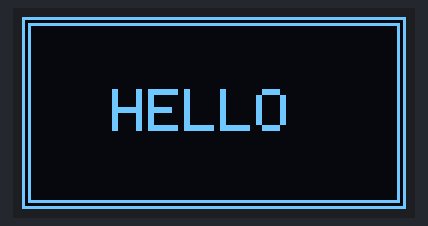
A sketch run on a simulated Arduino Uno, built with avr-gcc and run on an emulated ATmega328P. Shown: 128×64 one-colour display. Random numbers use the default seed unless the sketch sets one.

Above: at 0.1 s.
At 1.66 s:
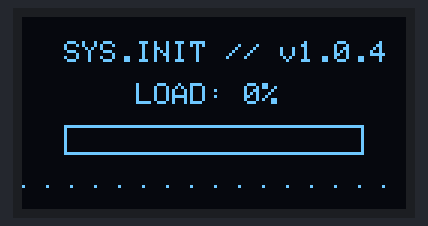
At 2.43 s:
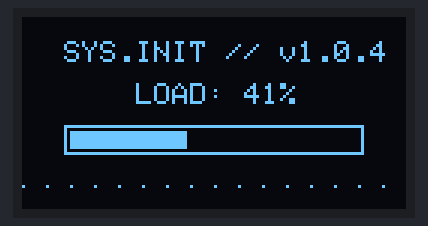
At 2.87 s:
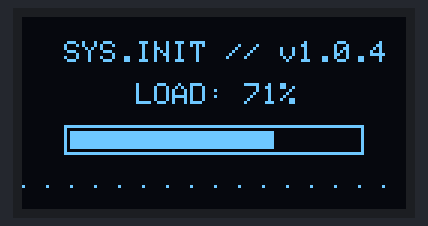
At 3.3 s:
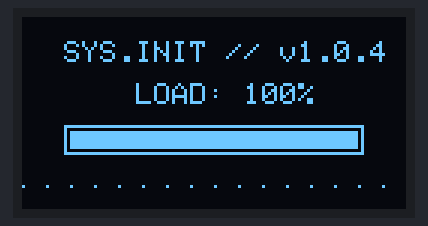

The sketch:

firmware.ino
```cpp
#include <Wire.h>
#include <Adafruit_GFX.h>
#include <Adafruit_SSD1306.h>

//TODO: USE LOPKA.APP FOR BETTER GUI AFTER BUILDING

#define SCREEN_WIDTH 128
#define SCREEN_HEIGHT 64

#define OLED_RESET    -1
#define SCREEN_ADDRESS 0x3C
Adafruit_SSD1306 display(SCREEN_WIDTH, SCREEN_HEIGHT, &Wire, OLED_RESET);

void setup() {
  Serial.begin(115200);

  if(!display.begin(SSD1306_SWITCHCAPVCC, SCREEN_ADDRESS)) {
    Serial.println(F("SSD1306 allocation failed"));
    for(;;);
  }

  display.clearDisplay();
  display.display();

  playIntro();

  playCyberLoading();

  showBadge();
}

void loop() {
}


// TODO: USE A BETETR ANIMATION LAZY TO ADD NOW
void playIntro() {
  display.clearDisplay();

  display.drawRect(0, 0, SCREEN_WIDTH, SCREEN_HEIGHT, SSD1306_WHITE);
  display.drawRect(2, 2, SCREEN_WIDTH - 4, SCREEN_HEIGHT - 4, SSD1306_WHITE);

  // Text: HELLO
  display.setTextSize(2);
  display.setTextColor(SSD1306_WHITE);
  display.setCursor(30, 24);
  display.println(F("HELLO"));

  display.display();
  delay(1500);
}

void playCyberLoading() {
  int progress = 0;
  while(progress <= 100) {
    display.clearDisplay();

    // Cyber header
    display.setTextSize(1);
    display.setTextColor(SSD1306_WHITE);
    display.setCursor(14, 8);
    display.println(F("SYS.INIT // v1.0.4"));

    // Draw loading percentage text
    display.setCursor(38, 22);
    display.print(F("LOAD: "));
    display.print(progress);
    display.print(F("%"));

    display.drawRect(14, 36, 100, 10, SSD1306_WHITE);

    int barWidth = map(progress, 0, 100, 0, 96);
    display.fillRect(16, 38, barWidth, 6, SSD1306_WHITE);

    for(int i = 0; i < SCREEN_WIDTH; i += 8) {
      display.drawPixel(i, 56, SSD1306_WHITE);
    }

    display.display();

    progress += random(4, 12);
    if(progress > 100) progress = 100;
    delay(80);
  }

  delay(400);
}

void showBadge() {
  display.clearDisplay();

  display.drawRect(0, 0, SCREEN_WIDTH, SCREEN_HEIGHT, SSD1306_WHITE);
  display.drawRect(3, 3, SCREEN_WIDTH - 6, SCREEN_HEIGHT - 6, SSD1306_WHITE);

  display.drawFastHLine(0, 0, 10, SSD1306_WHITE);
  display.drawFastVLine(0, 0, 10, SSD1306_WHITE);
  display.drawFastHLine(SCREEN_WIDTH - 10, 0, 10, SSD1306_WHITE);
  display.drawFastVLine(SCREEN_WIDTH - 1, 0, 10, SSD1306_WHITE);
  display.drawFastHLine(0, SCREEN_HEIGHT - 1, 10, SSD1306_WHITE);
  display.drawFastVLine(0, SCREEN_HEIGHT - 10, 10, SSD1306_WHITE);
  display.drawFastHLine(SCREEN_WIDTH - 10, SCREEN_HEIGHT - 1, 10, SSD1306_WHITE);
  display.drawFastVLine(SCREEN_WIDTH - 1, SCREEN_HEIGHT - 10, 10, SSD1306_WHITE);

  display.setTextSize(1);
  display.setTextColor(SSD1306_WHITE);
  display.setCursor(24, 18);
  display.println(F("DevX-Dragon"));

  display.drawFastHLine(20, 32, 88, SSD1306_WHITE);

  display.setTextSize(2);
  display.setCursor(34, 40);
  display.println(F("14 y/o"));

  display.display();
}
```

Measured:
- what the display in image 0 shows lasts 1.5 s, from 0.1 s to 1.6 s
